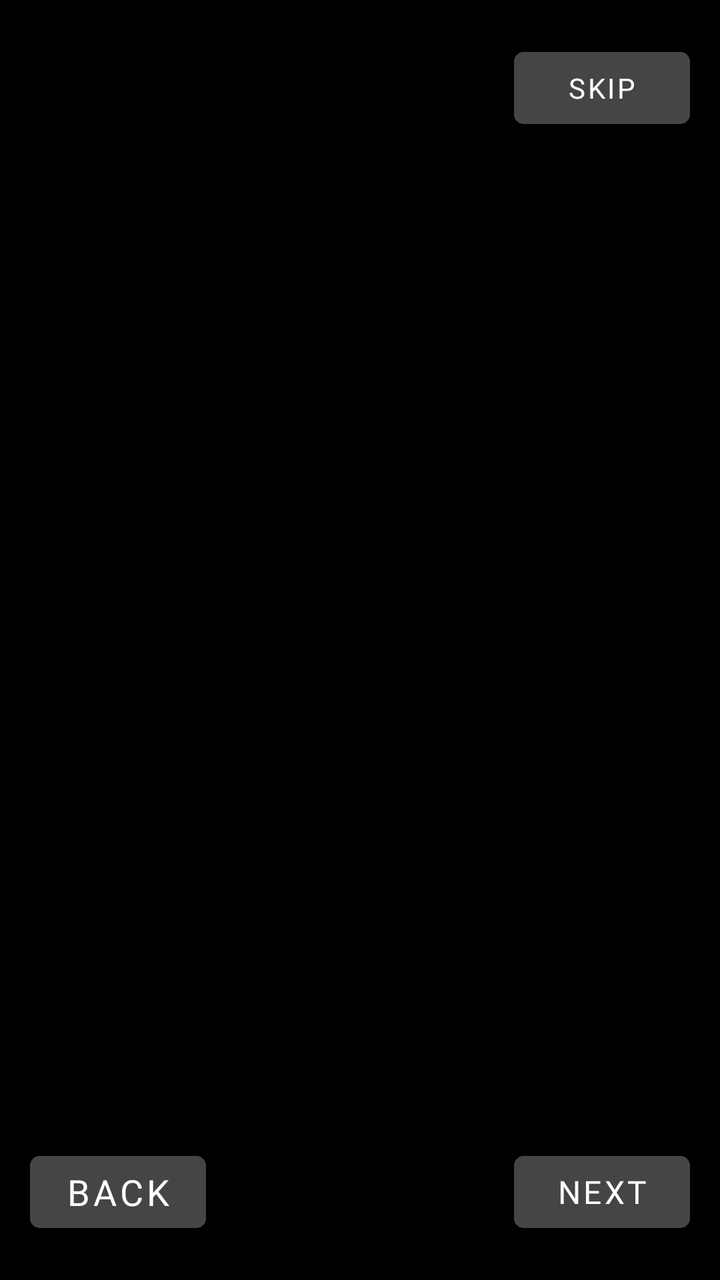
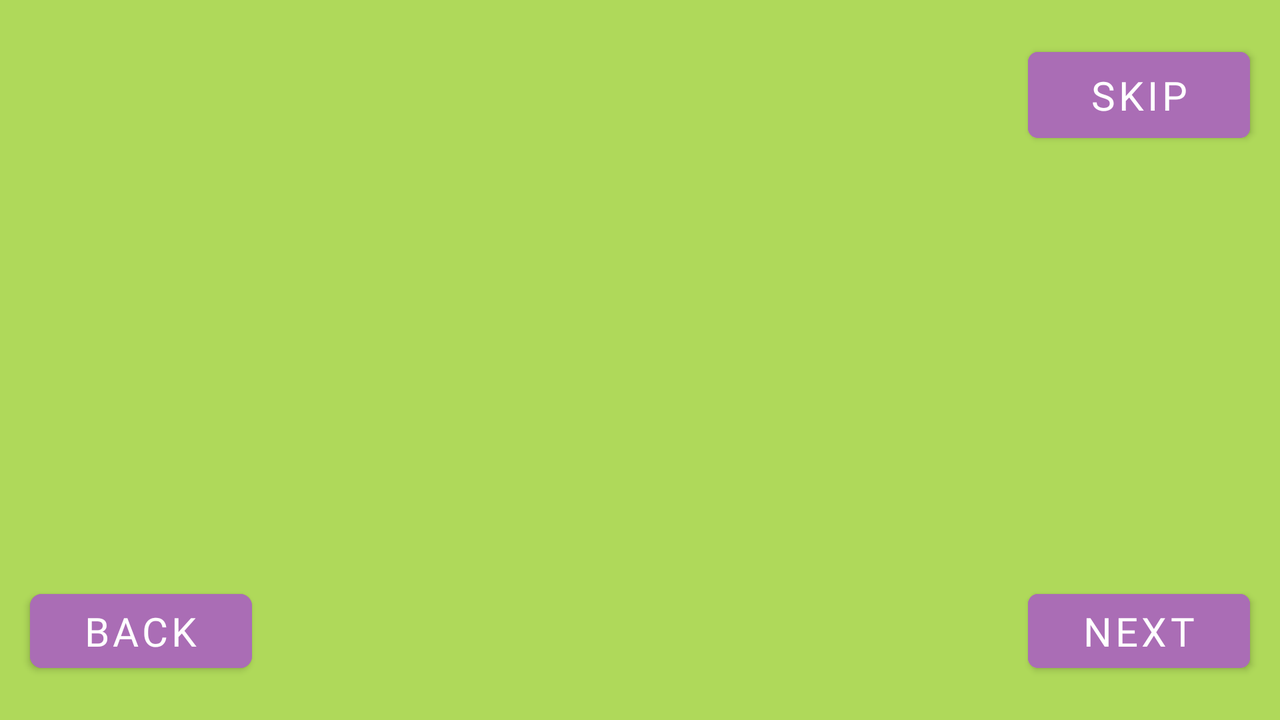

The same Android screen from two of the app's own layout files: first res/layout/ as a phone draws it, then the repository's variant for another configuration, drawn on a device whose configuration selects that folder. Both files follow.
<!-- AndroidManifest.xml: application theme Theme.FreeSkills -->
<!-- res/layout/activity_navigation.xml -->
<?xml version="1.0" encoding="utf-8"?>
<androidx.constraintlayout.widget.ConstraintLayout
    xmlns:android="http://schemas.android.com/apk/res/android"
    xmlns:app="http://schemas.android.com/apk/res-auto"
    xmlns:tools="http://schemas.android.com/tools"
    android:layout_width="match_parent"
    android:layout_height="match_parent"
    tools:context=".onboarding.NavigationActivity">
    <Button
        android:id="@+id/skipButton"
        android:layout_width="wrap_content"
        android:layout_height="wrap_content"
        android:text="@string/skip"
        android:fontFamily="@font/rubik_light"
        android:layout_marginTop="20dp"
        android:layout_marginEnd="15dp"
        android:textColor="@color/white"
        android:textSize="14sp"
        app:cornerRadius = "5dp"
        android:padding="8dp"
        android:backgroundTint="@color/gray"
        app:layout_constraintEnd_toEndOf="parent"
        app:layout_constraintTop_toTopOf="parent" />
    <androidx.viewpager.widget.ViewPager
        android:id="@+id/slideViewPager"
        android:contentDescription="hello"
        android:layout_width="match_parent"
        android:layout_height="match_parent"
        android:layout_marginVertical="100dp"
        app:layout_constraintBottom_toBottomOf="parent"
        app:layout_constraintEnd_toEndOf="parent"
        app:layout_constraintStart_toStartOf="parent"
        app:layout_constraintTop_toTopOf="parent" />
    <Button
        android:id="@+id/backButton"
        android:layout_width="wrap_content"
        android:layout_height="wrap_content"
        android:text="@string/back"
        android:backgroundTint="@color/gray"
        android:fontFamily="@font/rubik_light"
        android:textSize="18sp"
        android:layout_marginStart="15dp"
        android:layout_marginBottom="20dp"
        app:cornerRadius = "5dp"
        android:visibility="visible"
        android:textColor="@color/white"
        app:layout_constraintBottom_toBottomOf="parent"
        app:layout_constraintStart_toStartOf="parent" />
    <Button
        android:id="@+id/nextButton"
        android:layout_width="wrap_content"
        android:layout_height="wrap_content"
        android:text="@string/next"
        android:textSize="16sp"
        android:fontFamily="@font/rubik_light"
        android:layout_marginBottom="20dp"
        app:cornerRadius = "5dp"
        android:layout_marginEnd="15dp"
        android:backgroundTint="@color/gray"
        android:textColor="@color/white"
        app:layout_constraintBottom_toBottomOf="parent"
        app:layout_constraintEnd_toEndOf="parent" />
    <LinearLayout
        android:id="@+id/dotIndicator"
        android:layout_width="wrap_content"
        android:layout_height="wrap_content"
        android:orientation="horizontal"
        android:layout_marginBottom="40dp"
        app:layout_constraintBottom_toBottomOf="parent"
        app:layout_constraintEnd_toEndOf="parent"
        app:layout_constraintStart_toStartOf="@+id/slideViewPager">
    </LinearLayout>
</androidx.constraintlayout.widget.ConstraintLayout>
<!-- resources referenced by this layout -->
<resources>
  <color name="gray">#454545</color>
  <color name="white">#FFFFFFFF</color>
  <string name="back">Back</string>
  <string name="next">Next</string>
  <string name="skip">Skip</string>
  <style name="Theme.FreeSkills" parent="Theme.MaterialComponents.DayNight.DarkActionBar">
          
          <item name="colorPrimary">@color/black</item>
          <item name="android:textColorPrimary">@color/white</item>
          <item name="android:windowBackground">@color/black</item>
          
          <item name="colorPrimaryDark">@color/black</item>
          <item name="android:navigationBarColor">@color/black</item>
          <item name="android:buttonTint">@color/gray</item>
      </style>
  <color name="black">#FF000000</color>
</resources>
<!-- res/layout-land/activity_navigation.xml (the repository's variant of the layout above) -->
<!-- drawn on the phone turned sideways -->
<?xml version="1.0" encoding="utf-8"?>
<androidx.constraintlayout.widget.ConstraintLayout
    xmlns:android="http://schemas.android.com/apk/res/android"
    xmlns:app="http://schemas.android.com/apk/res-auto"
    xmlns:tools="http://schemas.android.com/tools"
    android:layout_width="match_parent"
    android:layout_height="match_parent"
    android:background="#AFD95A"
    tools:context=".onboarding.NavigationActivity">

    <Button
        android:id="@+id/skipButton"
        android:layout_height="wrap_content"
        android:layout_width="111dp"
        android:layout_marginTop="20dp"
        android:layout_marginEnd="15dp"
        android:backgroundTint="#AA6DB5"
        android:fontFamily="@font/rubik_light"
        android:padding="8dp"
        android:text="@string/skip"
        android:textColor="@color/white"
        android:textSize="20sp"
        app:cornerRadius="5dp"
        app:layout_constraintEnd_toEndOf="parent"
        app:layout_constraintTop_toTopOf="parent" />

    <androidx.viewpager.widget.ViewPager
        android:id="@+id/slideViewPager"
        android:layout_width="447dp"
        android:layout_height="314dp"
        android:layout_marginVertical="100dp"
        android:layout_marginTop="22dp"
        android:contentDescription="hello"
        app:layout_constraintBottom_toTopOf="@+id/backButton"
        app:layout_constraintEnd_toEndOf="parent"
        app:layout_constraintStart_toStartOf="parent"
        app:layout_constraintTop_toBottomOf="@+id/skipButton"
        app:layout_constraintVertical_bias="0.56" />

    <Button
        android:id="@+id/backButton"
        android:layout_width="111dp"
        android:layout_height="49dp"
        android:layout_marginStart="15dp"
        android:layout_marginBottom="20dp"
        android:backgroundTint="#AA6DB5"
        android:fontFamily="@font/rubik_light"
        android:text="@string/back"
        android:textColor="@color/white"
        android:textSize="20sp"
        android:visibility="visible"
        app:cornerRadius="6dp"
        app:layout_constraintBottom_toBottomOf="parent"
        app:layout_constraintStart_toStartOf="parent" />

    <Button
        android:id="@+id/nextButton"
        android:layout_width="111dp"
        android:layout_height="49dp"
        android:layout_marginEnd="15dp"
        android:layout_marginBottom="20dp"
        android:backgroundTint="#AA6DB5"
        android:fontFamily="@font/rubik_light"
        android:text="@string/next"
        android:textColor="@color/white"
        android:textSize="20sp"
        app:cornerRadius="5dp"
        app:layout_constraintBottom_toBottomOf="parent"
        app:layout_constraintEnd_toEndOf="parent" />
    <LinearLayout
        android:id="@+id/dotIndicator"
        android:layout_width="wrap_content"
        android:layout_height="wrap_content"
        android:orientation="horizontal"
        android:layout_marginBottom="40dp"
        app:layout_constraintBottom_toBottomOf="parent"
        app:layout_constraintEnd_toEndOf="parent"
        app:layout_constraintStart_toStartOf="@+id/slideViewPager">
    </LinearLayout>
</androidx.constraintlayout.widget.ConstraintLayout>
<!-- resources referenced by the variant -->
<!-- as the phone turned sideways resolves them -->
<resources>
  <color name="white">#FFFFFFFF</color>
  <string name="back">Back</string>
  <string name="next">Next</string>
  <string name="skip">Skip</string>
  <style name="Theme.FreeSkills" parent="Theme.MaterialComponents.DayNight.DarkActionBar">
          
          <item name="colorPrimary">@color/black</item>
          <item name="android:textColorPrimary">@color/white</item>
          <item name="android:windowBackground">@color/black</item>
          
          <item name="colorPrimaryDark">@color/black</item>
          <item name="android:navigationBarColor">@color/black</item>
          <item name="android:buttonTint">@color/gray</item>
      </style>
  <color name="black">#FF000000</color>
  <color name="gray">#454545</color>
</resources>
